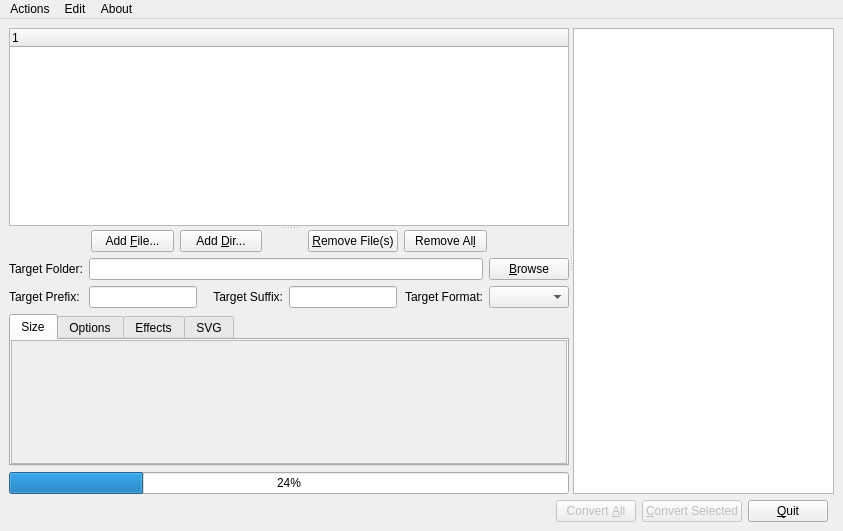
<?xml version="1.0" encoding="UTF-8"?>
<ui version="4.0">
 <class>ConvertDialog</class>
 <widget class="QMainWindow" name="ConvertDialog">
  <property name="geometry">
   <rect>
    <x>0</x>
    <y>0</y>
    <width>843</width>
    <height>531</height>
   </rect>
  </property>
  <property name="windowTitle">
   <string>SIR - Simple Image Resizer</string>
  </property>
  <property name="windowIcon">
   <iconset resource="../application.qrc">
    <normaloff>:/images/sir-32x32.png</normaloff>:/images/sir-32x32.png</iconset>
  </property>
  <widget class="QWidget" name="centralwidget">
   <layout class="QVBoxLayout" name="verticalLayout_3">
    <item>
     <widget class="QSplitter" name="horizontalSplitter">
      <property name="orientation">
       <enum>Qt::Horizontal</enum>
      </property>
      <widget class="QSplitter" name="verticalSplitter">
       <property name="orientation">
        <enum>Qt::Vertical</enum>
       </property>
       <property name="childrenCollapsible">
        <bool>false</bool>
       </property>
       <widget class="TreeWidget" name="filesTreeWidget">
        <column>
         <property name="text">
          <string notr="true">1</string>
         </property>
        </column>
       </widget>
       <widget class="QWidget" name="verticalWidget" native="true">
        <layout class="QVBoxLayout" name="convertionVerticalLayout">
         <property name="margin">
          <number>0</number>
         </property>
         <item>
          <layout class="QHBoxLayout" name="horizontalLayout_2">
           <item>
            <spacer name="horizontalSpacer_2">
             <property name="orientation">
              <enum>Qt::Horizontal</enum>
             </property>
             <property name="sizeType">
              <enum>QSizePolicy::MinimumExpanding</enum>
             </property>
             <property name="sizeHint" stdset="0">
              <size>
               <width>40</width>
               <height>20</height>
              </size>
             </property>
            </spacer>
           </item>
           <item>
            <widget class="QPushButton" name="addFilepushButton">
             <property name="sizePolicy">
              <sizepolicy hsizetype="MinimumExpanding" vsizetype="Fixed">
               <horstretch>0</horstretch>
               <verstretch>0</verstretch>
              </sizepolicy>
             </property>
             <property name="maximumSize">
              <size>
               <width>200</width>
               <height>16777215</height>
              </size>
             </property>
             <property name="text">
              <string>Add &amp;File...</string>
             </property>
             <property name="shortcut">
              <string>Alt+F</string>
             </property>
            </widget>
           </item>
           <item>
            <widget class="QPushButton" name="addDirpushButton">
             <property name="sizePolicy">
              <sizepolicy hsizetype="MinimumExpanding" vsizetype="Fixed">
               <horstretch>0</horstretch>
               <verstretch>0</verstretch>
              </sizepolicy>
             </property>
             <property name="maximumSize">
              <size>
               <width>200</width>
               <height>16777215</height>
              </size>
             </property>
             <property name="text">
              <string>Add &amp;Dir...</string>
             </property>
             <property name="shortcut">
              <string>Alt+D</string>
             </property>
            </widget>
           </item>
           <item>
            <spacer name="horizontalSpacer">
             <property name="orientation">
              <enum>Qt::Horizontal</enum>
             </property>
             <property name="sizeType">
              <enum>QSizePolicy::Minimum</enum>
             </property>
             <property name="sizeHint" stdset="0">
              <size>
               <width>40</width>
               <height>20</height>
              </size>
             </property>
            </spacer>
           </item>
           <item>
            <widget class="QPushButton" name="removePushButton">
             <property name="sizePolicy">
              <sizepolicy hsizetype="MinimumExpanding" vsizetype="Fixed">
               <horstretch>0</horstretch>
               <verstretch>0</verstretch>
              </sizepolicy>
             </property>
             <property name="maximumSize">
              <size>
               <width>200</width>
               <height>16777215</height>
              </size>
             </property>
             <property name="text">
              <string>&amp;Remove File(s)</string>
             </property>
             <property name="shortcut">
              <string>Alt+R</string>
             </property>
            </widget>
           </item>
           <item>
            <widget class="QPushButton" name="removeAllPushButton">
             <property name="sizePolicy">
              <sizepolicy hsizetype="MinimumExpanding" vsizetype="Fixed">
               <horstretch>0</horstretch>
               <verstretch>0</verstretch>
              </sizepolicy>
             </property>
             <property name="maximumSize">
              <size>
               <width>200</width>
               <height>16777215</height>
              </size>
             </property>
             <property name="text">
              <string>Remove Al&amp;l</string>
             </property>
             <property name="shortcut">
              <string>Alt+L</string>
             </property>
            </widget>
           </item>
           <item>
            <spacer name="horizontalSpacer_3">
             <property name="orientation">
              <enum>Qt::Horizontal</enum>
             </property>
             <property name="sizeType">
              <enum>QSizePolicy::MinimumExpanding</enum>
             </property>
             <property name="sizeHint" stdset="0">
              <size>
               <width>40</width>
               <height>20</height>
              </size>
             </property>
            </spacer>
           </item>
          </layout>
         </item>
         <item>
          <layout class="QGridLayout">
           <property name="margin">
            <number>0</number>
           </property>
           <property name="spacing">
            <number>6</number>
           </property>
           <item row="4" column="3">
            <widget class="QLineEdit" name="destSuffixEdit">
             <property name="sizePolicy">
              <sizepolicy hsizetype="Preferred" vsizetype="Fixed">
               <horstretch>0</horstretch>
               <verstretch>0</verstretch>
              </sizepolicy>
             </property>
            </widget>
           </item>
           <item row="4" column="5">
            <widget class="QComboBox" name="targetFormatComboBox"/>
           </item>
           <item row="2" column="1" colspan="4">
            <widget class="QLineEdit" name="destFileEdit"/>
           </item>
           <item row="4" column="1">
            <widget class="QLineEdit" name="destPrefixEdit">
             <property name="sizePolicy">
              <sizepolicy hsizetype="Preferred" vsizetype="Fixed">
               <horstretch>0</horstretch>
               <verstretch>0</verstretch>
              </sizepolicy>
             </property>
            </widget>
           </item>
           <item row="4" column="0">
            <widget class="QLabel" name="textLabel1_3">
             <property name="sizePolicy">
              <sizepolicy hsizetype="Fixed" vsizetype="Preferred">
               <horstretch>0</horstretch>
               <verstretch>0</verstretch>
              </sizepolicy>
             </property>
             <property name="text">
              <string>Target Prefix:</string>
             </property>
            </widget>
           </item>
           <item row="2" column="5">
            <widget class="QPushButton" name="browseDestButton">
             <property name="sizePolicy">
              <sizepolicy hsizetype="Fixed" vsizetype="Fixed">
               <horstretch>0</horstretch>
               <verstretch>0</verstretch>
              </sizepolicy>
             </property>
             <property name="text">
              <string>&amp;Browse</string>
             </property>
             <property name="shortcut">
              <string>Alt+B</string>
             </property>
            </widget>
           </item>
           <item row="2" column="0">
            <widget class="QLabel" name="textLabel1">
             <property name="sizePolicy">
              <sizepolicy hsizetype="Fixed" vsizetype="Preferred">
               <horstretch>0</horstretch>
               <verstretch>0</verstretch>
              </sizepolicy>
             </property>
             <property name="text">
              <string>Target Folder:</string>
             </property>
            </widget>
           </item>
           <item row="4" column="2">
            <widget class="QLabel" name="label">
             <property name="text">
              <string>Target Suffix:</string>
             </property>
             <property name="alignment">
              <set>Qt::AlignRight|Qt::AlignTrailing|Qt::AlignVCenter</set>
             </property>
            </widget>
           </item>
           <item row="4" column="4">
            <widget class="QLabel" name="targetFormatLabel">
             <property name="text">
              <string>Target Format:</string>
             </property>
             <property name="alignment">
              <set>Qt::AlignRight|Qt::AlignTrailing|Qt::AlignVCenter</set>
             </property>
            </widget>
           </item>
          </layout>
         </item>
         <item>
          <widget class="QTabWidget" name="tabWidget">
           <property name="tabPosition">
            <enum>QTabWidget::North</enum>
           </property>
           <property name="currentIndex">
            <number>0</number>
           </property>
           <widget class="SizeScrollArea" name="sizeScrollArea">
            <property name="widgetResizable">
             <bool>true</bool>
            </property>
            <attribute name="title">
             <string>Size</string>
            </attribute>
           </widget>
           <widget class="OptionsScrollArea" name="optionsScrollArea">
            <property name="widgetResizable">
             <bool>true</bool>
            </property>
            <attribute name="title">
             <string>Options</string>
            </attribute>
           </widget>
           <widget class="EffectsScrollArea" name="effectsScrollArea">
            <property name="widgetResizable">
             <bool>true</bool>
            </property>
            <attribute name="title">
             <string>Effects</string>
            </attribute>
           </widget>
           <widget class="SvgScrollArea" name="svgScrollArea">
            <property name="widgetResizable">
             <bool>true</bool>
            </property>
            <attribute name="title">
             <string notr="true">SVG</string>
            </attribute>
           </widget>
          </widget>
         </item>
         <item>
          <widget class="QProgressBar" name="convertProgressBar">
           <property name="value">
            <number>24</number>
           </property>
           <property name="orientation">
            <enum>Qt::Horizontal</enum>
           </property>
          </widget>
         </item>
        </layout>
       </widget>
      </widget>
      <widget class="DetailsBrowser" name="detailsBrowser"/>
     </widget>
    </item>
    <item>
     <layout class="QHBoxLayout" name="horizontalLayout">
      <property name="rightMargin">
       <number>6</number>
      </property>
      <item>
       <spacer>
        <property name="orientation">
         <enum>Qt::Horizontal</enum>
        </property>
        <property name="sizeType">
         <enum>QSizePolicy::Expanding</enum>
        </property>
        <property name="sizeHint" stdset="0">
         <size>
          <width>91</width>
          <height>20</height>
         </size>
        </property>
       </spacer>
      </item>
      <item>
       <widget class="QPushButton" name="convertButton">
        <property name="enabled">
         <bool>false</bool>
        </property>
        <property name="text">
         <string>Convert &amp;All</string>
        </property>
        <property name="icon">
         <iconset theme="system-run">
          <normaloff/>
         </iconset>
        </property>
        <property name="shortcut">
         <string>Alt+A</string>
        </property>
       </widget>
      </item>
      <item>
       <widget class="QPushButton" name="convertSelectedButton">
        <property name="enabled">
         <bool>false</bool>
        </property>
        <property name="text">
         <string>&amp;Convert Selected</string>
        </property>
        <property name="shortcut">
         <string>Alt+C</string>
        </property>
       </widget>
      </item>
      <item>
       <widget class="QPushButton" name="quitButton">
        <property name="text">
         <string>&amp;Quit</string>
        </property>
        <property name="icon">
         <iconset theme="application-exit">
          <normaloff>:/images/exit.png</normaloff>:/images/exit.png</iconset>
        </property>
       </widget>
      </item>
     </layout>
    </item>
   </layout>
  </widget>
  <widget class="QMenuBar" name="menubar">
   <property name="geometry">
    <rect>
     <x>0</x>
     <y>0</y>
     <width>843</width>
     <height>25</height>
    </rect>
   </property>
   <widget class="QMenu" name="menuFile">
    <property name="title">
     <string>Actions</string>
    </property>
    <addaction name="actionAdd_File"/>
    <addaction name="actionAdd_Dir"/>
    <addaction name="actionSelect"/>
    <addaction name="actionImport_files"/>
    <addaction name="actionRemoveAll"/>
    <addaction name="separator"/>
    <addaction name="actionExit"/>
   </widget>
   <widget class="QMenu" name="menuAbout">
    <property name="title">
     <string>About</string>
    </property>
    <addaction name="actionAbout_Sir"/>
    <addaction name="actionAbout_Qt"/>
    <addaction name="separator"/>
    <addaction name="actionSendInstall"/>
   </widget>
   <widget class="QMenu" name="menuEdit">
    <property name="title">
     <string>Edit</string>
    </property>
    <widget class="QMenu" name="menuSession">
     <property name="title">
      <string>Session</string>
     </property>
     <addaction name="actionRestore"/>
     <addaction name="actionSave"/>
    </widget>
    <addaction name="actionOptions"/>
    <addaction name="separator"/>
    <addaction name="actionCheckforUpdates"/>
    <addaction name="separator"/>
    <addaction name="menuSession"/>
   </widget>
   <addaction name="menuFile"/>
   <addaction name="menuEdit"/>
   <addaction name="menuAbout"/>
  </widget>
  <action name="actionExit">
   <property name="icon">
    <iconset theme="application-exit">
     <normaloff>:/images/exit.png</normaloff>:/images/exit.png</iconset>
   </property>
   <property name="text">
    <string>Quit</string>
   </property>
   <property name="iconText">
    <string>Quit</string>
   </property>
   <property name="toolTip">
    <string>Quit</string>
   </property>
   <property name="shortcut">
    <string notr="true">Ctrl+Q</string>
   </property>
  </action>
  <action name="actionOptions">
   <property name="icon">
    <iconset theme="preferences-desktop">
     <normaloff/>
    </iconset>
   </property>
   <property name="text">
    <string>&amp;Options</string>
   </property>
   <property name="shortcut">
    <string>Alt+O</string>
   </property>
  </action>
  <action name="actionAbout_Sir">
   <property name="icon">
    <iconset theme="help-about">
     <normaloff/>
    </iconset>
   </property>
   <property name="text">
    <string>About Sir...</string>
   </property>
  </action>
  <action name="actionAbout_Qt">
   <property name="icon">
    <iconset theme="help-about">
     <normaloff/>
    </iconset>
   </property>
   <property name="text">
    <string>About Qt...</string>
   </property>
  </action>
  <action name="actionAdd_File">
   <property name="icon">
    <iconset theme="list-add">
     <normaloff/>
    </iconset>
   </property>
   <property name="text">
    <string>Add &amp;File...</string>
   </property>
  </action>
  <action name="actionAdd_Dir">
   <property name="icon">
    <iconset theme="list-add">
     <normaloff/>
    </iconset>
   </property>
   <property name="text">
    <string>Add &amp;Dir...</string>
   </property>
  </action>
  <action name="actionCheckforUpdates">
   <property name="icon">
    <iconset theme="system-software-update">
     <normaloff/>
    </iconset>
   </property>
   <property name="text">
    <string>Check for updates...</string>
   </property>
  </action>
  <action name="actionSendInstall">
   <property name="icon">
    <iconset theme="network-transmit">
     <normaloff/>
    </iconset>
   </property>
   <property name="text">
    <string>Let us know that you are using SIR...</string>
   </property>
  </action>
  <action name="actionRemoveAll">
   <property name="icon">
    <iconset theme="edit-clear">
     <normaloff/>
    </iconset>
   </property>
   <property name="text">
    <string>Remove Al&amp;l</string>
   </property>
   <property name="toolTip">
    <string>Remove all filles the files list</string>
   </property>
  </action>
  <action name="actionSelect">
   <property name="icon">
    <iconset theme="edit-select-all">
     <normaloff/>
    </iconset>
   </property>
   <property name="text">
    <string>&amp;Select...</string>
   </property>
   <property name="toolTip">
    <string>Do advanced selection of images on list</string>
   </property>
   <property name="shortcut">
    <string>Alt+S</string>
   </property>
  </action>
  <action name="actionImport_files">
   <property name="icon">
    <iconset theme="edit-find">
     <normaloff/>
    </iconset>
   </property>
   <property name="text">
    <string>&amp;Import files...</string>
   </property>
   <property name="shortcut">
    <string>Alt+I</string>
   </property>
  </action>
  <action name="actionRestore">
   <property name="text">
    <string>Restore...</string>
   </property>
  </action>
  <action name="actionSave">
   <property name="text">
    <string>Save...</string>
   </property>
  </action>
 </widget>
 <customwidgets>
  <customwidget>
   <class>TreeWidget</class>
   <extends>QTreeWidget</extends>
   <header>widgets/treewidget.h</header>
  </customwidget>
  <customwidget>
   <class>DetailsBrowser</class>
   <extends>QTextEdit</extends>
   <header>widgets/detailsbrowser.h</header>
  </customwidget>
  <customwidget>
   <class>SizeScrollArea</class>
   <extends>QScrollArea</extends>
   <header>widgets/convert/sizescrollarea.h</header>
   <container>1</container>
  </customwidget>
  <customwidget>
   <class>OptionsScrollArea</class>
   <extends>QScrollArea</extends>
   <header>widgets/convert/optionsscrollarea.h</header>
   <container>1</container>
  </customwidget>
  <customwidget>
   <class>SvgScrollArea</class>
   <extends>QScrollArea</extends>
   <header>widgets/convert/svgscrollarea.h</header>
   <container>1</container>
  </customwidget>
  <customwidget>
   <class>EffectsScrollArea</class>
   <extends>QScrollArea</extends>
   <header>widgets/convert/effectsscrollarea.h</header>
   <container>1</container>
  </customwidget>
 </customwidgets>
 <tabstops>
  <tabstop>destFileEdit</tabstop>
 </tabstops>
 <resources>
  <include location="../application.qrc"/>
 </resources>
 <connections/>
</ui>
